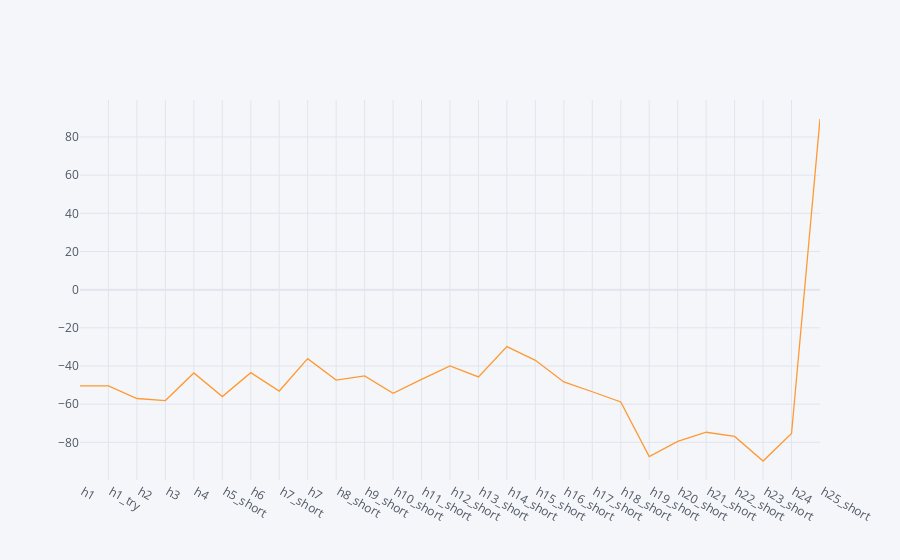

Notebook code for this chart:
### Code cell
smooth_df.iplot(kind='scatter', x='ID', y='Angle_at_Leave_Frame')

### Figure 1 — Plotly figure (JSON) as saved in the notebook; plotly's stock layout.template omitted (floating-point values rounded to 4 significant figures)
{"data": [{"line": {"color": "rgba(255, 153, 51, 1.0)", "dash": "solid", "shape": "linear", "width": 1.3}, "mode": "lines", "name": "Angle_at_Leave_Frame", "text": "", "type": "scatter", "x": [" h1", " h1_try", " h2", " h3", " h4", " h5_short", " h6", " h7_short", " h7", " h8_short", " h9_short", " h10_short", " h11_short", " h12_short", " h13_short", " h14_short", " h15_short", " h16_short", " h17_short", " h18_short", " h19_short", " h20_short", " h21_short", " h22_short", " h23_short", " h24", " h25_short"], "y": [-50.46, -50.46, -57.03, -58.12, -43.65, -56, -43.49, -53.12, -36.17, -47.4, -45.19, -54.29, -47.01, -39.95, -45.74, -29.84, -37.02, -48.36, -53.5, -58.85, -87.47, -79.51, -74.71, -76.89, -89.78, -75.35, 89.41]}], "layout": {"legend": {"bgcolor": "#F5F6F9", "font": {"color": "#4D5663"}}, "paper_bgcolor": "#F5F6F9", "plot_bgcolor": "#F5F6F9", "title": {"font": {"color": "#4D5663"}}, "xaxis": {"gridcolor": "#E1E5ED", "showgrid": true, "tickfont": {"color": "#4D5663"}, "title": {"font": {"color": "#4D5663"}, "text": ""}, "zerolinecolor": "#E1E5ED"}, "yaxis": {"gridcolor": "#E1E5ED", "showgrid": true, "tickfont": {"color": "#4D5663"}, "title": {"font": {"color": "#4D5663"}, "text": ""}, "zerolinecolor": "#E1E5ED"}}}
